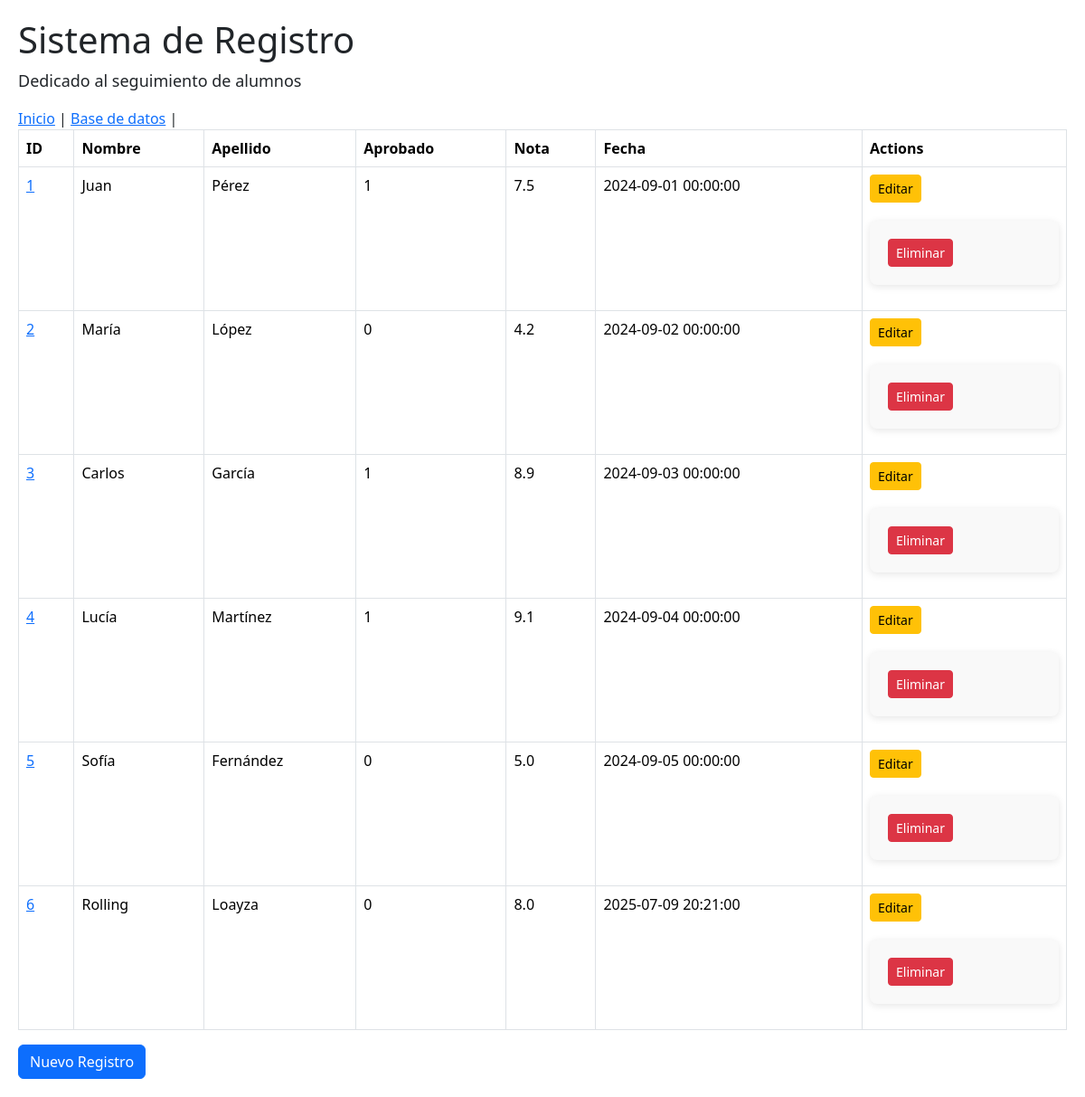
Page /post on the committed database.
### tables this page shows
CREATE TABLE alumnos (
    id INTEGER PRIMARY KEY AUTOINCREMENT,
    nombre TEXT NOT NULL,
    apellido TEXT NOT NULL,
    aprobado BOOLEAN NOT NULL,
    nota REAL NOT NULL,
    fecha TIMESTAMP NOT NULL
);

### main.py (the view)
@app.route("/post", methods=["GET"])
def get_all_post():
    conn = get_db_connection()
    posts = conn.execute('SELECT * FROM alumnos;').fetchall()
    return render_template("post/post_list.html", posts=posts)

### main.py (called while the page is built)
def get_db_connection():
    conn = sqlite3.connect('alumnos.db')
    conn.row_factory = sqlite3.Row
    return conn

### templates/post/post_list.html
{% extends "base.html" %}
{% block content %}
    <table class="table table-bordered">
        <thead>
            <tr>
                <th>ID</th>
                <th>Nombre</th>
                <th>Apellido</th>
                <th>Aprobado</th>
                <th>Nota</th>
                <th>Fecha</th>
                <th>Actions</th>
            </tr>
        </thead>
        <tbody>
            {% for post in posts %}
                <tr>
                    <td><a href="{{ url_for('get_one_post', post_id=post['id']) }}">{{ post['id'] }}</a></td>
                    <td>{{ post['nombre'] }}</td>
                    <td>{{ post['apellido'] }}</td>
                    <td>{{ post['aprobado'] }}</td>
                    <td>{{ post['nota']}}</td>
                    <td>{{ post['fecha']}}</td>
                    <td>
                        <a href="{{ url_for('update_one_post', post_id=post['id']) }}" class="btn btn-warning btn-sm">Editar</a>
                        <form action="{{ url_for('delete_one_post', post_id=post['id']) }}" method="POST">
                            <button type="submit" class="btn btn-danger btn-sm" onclick="return confirm('¿Estás seguro de que deseas eliminar este post?');">Eliminar</button>
                        </form>
                    </td>
                </tr>
            {% endfor %}
        </tbody>
    </table>
<a class="btn btn-primary" href="{{ url_for('create_one_post') }}">Nuevo Registro</a>
{% endblock %}

### templates/base.html (shortened to what this page needs)
<!DOCTYPE html>
<html lang="en">
<head>
    <link rel="stylesheet" href="{{ url_for('static', filename='styles.css') }}">
    <link href="https://cdn.jsdelivr.net/npm/bootstrap@5.3.7/dist/css/bootstrap.min.css" rel="stylesheet">
</head>
<body>
    <h1>Sistema de Registro</h1>
    <p>Dedicado al seguimiento de alumnos</p>
    {% include 'navbar.html' %}
    {% block content %}{% endblock %}
</body>
</html>

### templates/navbar.html
    <nav>
        <a href="/home">Inicio</a> |
        <a href="/post">Base de datos</a> |
    </nav>

### static/styles.css (style rules this page uses)
body { font-family: Arial, sans-serif; background-color: #f4f4f4; color: #333; margin: 0; padding: 20px; }
h1 { color: #00b306; }
p { font-size: 18px; }
form { max-width: 500px; margin: 20px auto; padding: 20px; background-color: #f9f9f9; border-radius: 8px; box-shadow: 0 2px 8px rgba(0, 0, 0, 0.1); }
.btn-primary { background-color: #007bff; border: none; padding: 10px 15px; color: white; cursor: pointer; border-radius: 4px; }

### rows in the picture
alumnos: id "1", nombre "Juan", apellido "Pérez", aprobado "1", nota "7.5", fecha "2024-09-01 00:00:00"
alumnos: id "2", nombre "María", apellido "López", aprobado "0", nota "4.2", fecha "2024-09-02 00:00:00"
alumnos: id "3", nombre "Carlos", apellido "García", aprobado "1", nota "8.9", fecha "2024-09-03 00:00:00"
alumnos: id "4", nombre "Lucía", apellido "Martínez", aprobado "1", nota "9.1", fecha "2024-09-04 00:00:00"
alumnos: id "5", nombre "Sofía", apellido "Fernández", aprobado "0", nota "5.0", fecha "2024-09-05 00:00:00"
alumnos: id "6", nombre "Rolling", apellido "Loayza", aprobado "0", nota "8.0", fecha "2025-07-09 20:21:00"
